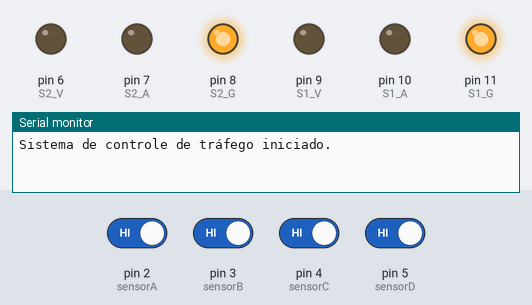
Simulated run of this sketch. Board: Arduino Uno, built with avr-gcc and run on an emulated ATmega328P. On the bench: output pins drawn as LEDs (lit = HIGH), the last lines printed to the serial monitor. Dashed ring = blinking. The inputs (shaded band) are chosen by the test bench; at power-on: pin 2 (sensorA), pin 3 (sensorB), pin 4 (sensorC), pin 5 (sensorD) HIGH.

Above: at 1.2 s.
1.3 s: pin 2 (sensorA) driven LOW
4.3 s: pin 2 (sensorA) driven HIGH
At 5.5 s:
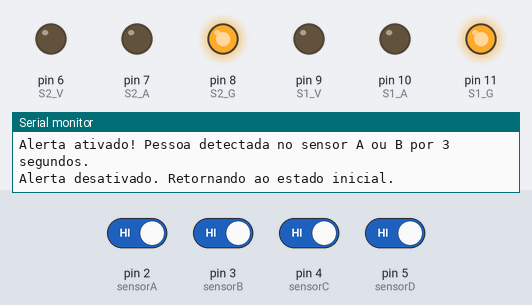
5.8 s: pin 3 (sensorB) driven LOW
8.8 s: pin 3 (sensorB) driven HIGH
At 9.1 s:
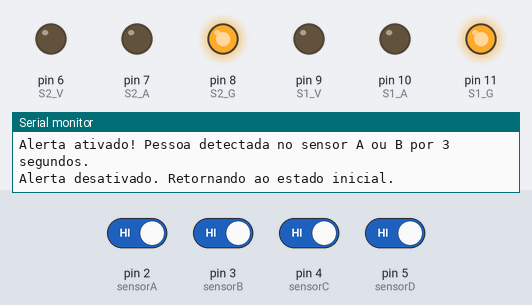
10.3 s: pin 5 (sensorD) driven LOW
11.8 s: pin 4 (sensorC) driven LOW
At 12.04 s:
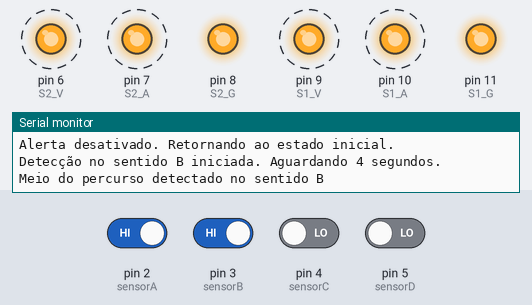
At 14.7 s:
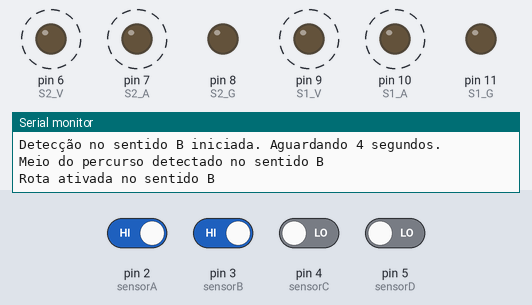
Timing chart, 0 to 15.8 s (numbered marks = the images above; inputs shaded):
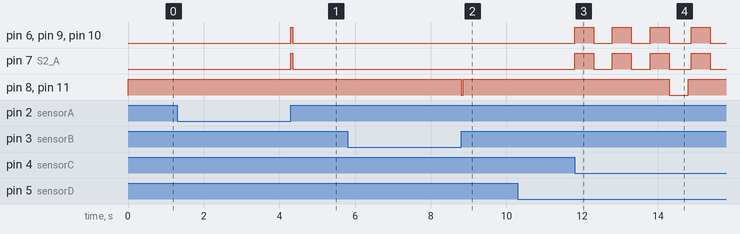

The sketch:

trafego_empilhadeiras.ino
```cpp
// Definição dos pinos dos sensores
const int sensorA = 2; // Sensor A
const int sensorB = 3; // Sensor B
const int sensorC = 4; // Sensor C
const int sensorD = 5; // Sensor D (para o sentido B)

// Definição dos LEDs do semáforo de cima (Sentido B)
const int S1_V = 9;  // LED vermelho do semáforo de cima
const int S1_A = 10; // LED amarelo do semáforo de cima
const int S1_G = 11; // LED verde do semáforo de cima

// Definição dos LEDs do semáforo de baixo (Sentido A)
const int S2_V = 6;  // LED vermelho do semáforo de baixo
const int S2_A = 7;  // LED amarelo do semáforo de baixo
const int S2_G = 8;  // LED verde do semáforo de baixo

unsigned long inicioDeteccao = 0;  // Tempo de início da detecção
unsigned long inicioAlerta = 0;    // Tempo de início do alerta no sensor A ou B
unsigned long esperaAposC = 0;     // Tempo após passar pelo sensor C
bool piscando = false;             // Controle para indicar modo piscando
bool emDeteccao = false;           // Controle para indicar se está no tempo de detecção
bool alertaAtivo = false;          // Controle para ativar alerta
String sentidoAtual = "";          // Indica o sentido atual ("A" ou "B")

void setup() {
  pinMode(sensorA, INPUT_PULLUP);
  pinMode(sensorB, INPUT_PULLUP);
  pinMode(sensorC, INPUT_PULLUP);
  pinMode(sensorD, INPUT_PULLUP);

  pinMode(S1_V, OUTPUT);
  pinMode(S1_A, OUTPUT);
  pinMode(S1_G, OUTPUT);

  pinMode(S2_V, OUTPUT);
  pinMode(S2_A, OUTPUT);
  pinMode(S2_G, OUTPUT);

  setSemaforo("INICIAL"); // Configuração inicial
  Serial.begin(9600);
  Serial.println("Sistema de controle de tráfego iniciado.");
}

void loop() {
  int leituraA = digitalRead(sensorA);
  int leituraB = digitalRead(sensorB);
  int leituraC = digitalRead(sensorC);
  int leituraD = digitalRead(sensorD);

  // Detecção de alerta no sensor A ou B (sozinhos por 3 segundos)
  if (!alertaAtivo && sentidoAtual == "") {
    if (leituraA == LOW && leituraB == HIGH) {
      if (inicioAlerta == 0) inicioAlerta = millis();
      if (millis() - inicioAlerta >= 3000) {
        ativarAlerta();
      }
    } else if (leituraB == LOW && leituraA == HIGH) {
      if (inicioAlerta == 0) inicioAlerta = millis();
      if (millis() - inicioAlerta >= 3000) {
        ativarAlerta();
      }
    } else {
      inicioAlerta = 0; // Reseta o tempo de alerta se ambos ou nenhum estiver ativo
    }
  }

  // Sai do estado de alerta se nenhum sensor A ou B estiver ativo
  if (alertaAtivo && leituraA == HIGH && leituraB == HIGH) {
    desativarAlerta();
  }

  // Detecta sentido de passagem (A ou B) com 4 segundos de detecção
  if (!piscando && sentidoAtual == "" && !alertaAtivo) {
    if (leituraA == LOW && leituraB == LOW) {
      iniciarDeteccao("A"); // Prioridade ao sentido A
    } else if (leituraD == LOW) {
      iniciarDeteccao("B");
    } else {
      resetarDeteccao();
    }
  }

  // Ativa o sentido se a detecção durar 4 segundos
  if (emDeteccao && millis() - inicioDeteccao >= 4000) {
    ativarRota(sentidoAtual);
    emDeteccao = false;
  }

  // Detecta meio do percurso no sensor C
  if (leituraC == LOW && sentidoAtual != "") {
    if (!piscando) {
      piscando = true;
      esperaAposC = millis();
      Serial.println("Meio do percurso detectado no sentido " + sentidoAtual);
    }
  }

  // Pisca LEDs durante o tempo de espera após a passagem no sensor C
  if (piscando) {
    piscarLedsAmbos();
  }

  // Conclui o ciclo após 3 segundos piscando
  if (piscando && millis() - esperaAposC >= 3000) {
    concluirCiclo();
    piscando = false;
    sentidoAtual = "";
  }

  // Pisca todos os LEDs durante o alerta
  if (alertaAtivo) {
    piscarTodosOsLeds();
  }
}

void iniciarDeteccao(String sentido) {
  if (!emDeteccao || sentidoAtual != sentido) {
    inicioDeteccao = millis();
    sentidoAtual = sentido;
    emDeteccao = true;
    Serial.println("Detecção no sentido " + sentido + " iniciada. Aguardando 4 segundos.");
  }
}

void resetarDeteccao() {
  if (emDeteccao) {
    Serial.println("Detecção interrompida.");
    emDeteccao = false;
    sentidoAtual = "";
  }
}

void ativarRota(String sentido) {
  Serial.println("Rota ativada no sentido " + sentido);
  setSemaforo(sentido);
}

void ativarAlerta() {
  alertaAtivo = true;
  Serial.println("Alerta ativado! Pessoa detectada no sensor A ou B por 3 segundos.");
}

void desativarAlerta() {
  alertaAtivo = false;
  Serial.println("Alerta desativado. Retornando ao estado inicial.");
  setSemaforo("INICIAL");
}

void concluirCiclo() {
  Serial.println("Ciclo concluído. Voltando ao estado inicial.");
  setSemaforo("INICIAL");
}

void setSemaforo(String estado) {
  if (estado == "INICIAL") {
    // Ambos os semáforos com verde ativado inicialmente
    digitalWrite(S1_V, LOW);
    digitalWrite(S1_A, LOW);
    digitalWrite(S1_G, HIGH);

    digitalWrite(S2_V, LOW);
    digitalWrite(S2_A, LOW);
    digitalWrite(S2_G, HIGH);
  } else if (estado == "A") {
    // Sentido A:
    // Semáforo de baixo (S2): Amarelo e Vermelho ligados
    // Semáforo de cima (S1): Apenas Vermelho ligado
    digitalWrite(S1_V, HIGH); // S1 Vermelho
    digitalWrite(S1_A, LOW);  // S1 Amarelo
    digitalWrite(S1_G, LOW);  // S1 Verde

    digitalWrite(S2_V, HIGH); // S2 Vermelho
    digitalWrite(S2_A, HIGH); // S2 Amarelo
    digitalWrite(S2_G, LOW);  // S2 Verde
  } else if (estado == "B") {
    // Sentido B:
    // Semáforo de cima (S1): Amarelo e Vermelho ligados
    // Semáforo de baixo (S2): Apenas Vermelho ligado
    digitalWrite(S1_V, HIGH); // S1 Vermelho
    digitalWrite(S1_A, HIGH); // S1 Amarelo
    digitalWrite(S1_G, LOW);  // S1 Verde

    digitalWrite(S2_V, HIGH); // S2 Vermelho
    digitalWrite(S2_A, LOW);  // S2 Amarelo
    digitalWrite(S2_G, LOW);  // S2 Verde
  }
}

void piscarLedsAmbos() {
  static unsigned long lastBlinkTime = 0;
  static bool estado = false;

  if (millis() - lastBlinkTime >= 500) { // Alterna o estado a cada 500ms
    lastBlinkTime = millis();
    estado = !estado;

    // Pisca LEDs do semáforo de cima (S1)
    digitalWrite(S1_V, estado ? HIGH : LOW);
    digitalWrite(S1_A, estado ? HIGH : LOW);

    // Pisca LEDs do semáforo de baixo (S2)
    digitalWrite(S2_V, estado ? HIGH : LOW);
    digitalWrite(S2_A, estado ? HIGH : LOW);
  }
}

void piscarTodosOsLeds() {
  static unsigned long lastBlinkTime = 0;
  static bool estado = false;

  if (millis() - lastBlinkTime >= 500) { // Alterna o estado a cada 500ms
    lastBlinkTime = millis();
    estado = !estado;

    // Pisca todos os LEDs do semáforo de cima (S1)
    digitalWrite(S1_V, estado ? HIGH : LOW);
    digitalWrite(S1_A, estado ? HIGH : LOW);
    digitalWrite(S1_G, estado ? HIGH : LOW);

    // Pisca todos os LEDs do semáforo de baixo (S2)
    digitalWrite(S2_V, estado ? HIGH : LOW);
    digitalWrite(S2_A, estado ? HIGH : LOW);
    digitalWrite(S2_G, estado ? HIGH : LOW);
  }
}
```

Measured:
- after the input at 4.3 s, pin 8 (S2_G), pin 11 (S1_G): stays HIGH (without the input it goes to LOW after 0.50 s)
- after the input at 8.8 s, pin 6 (S2_V), pin 7 (S2_A), pin 9 (S1_V), pin 10 (S1_A): stays LOW (without the input it goes to HIGH after 0.50 s)
- after the input at 11.8 s, pin 7 (S2_A): alternates HIGH for 0.50 s and LOW for 0.50 s, starting at once
